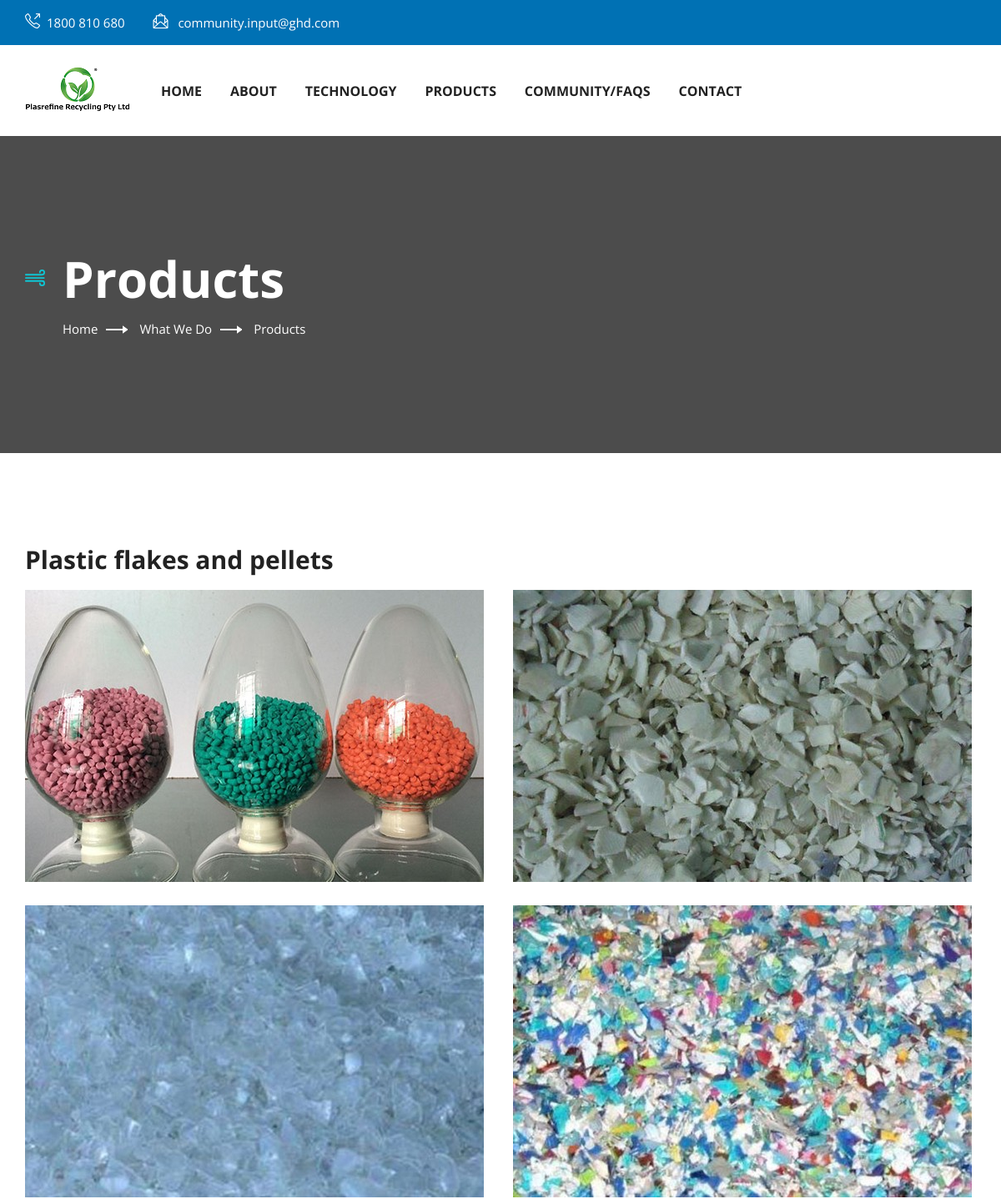
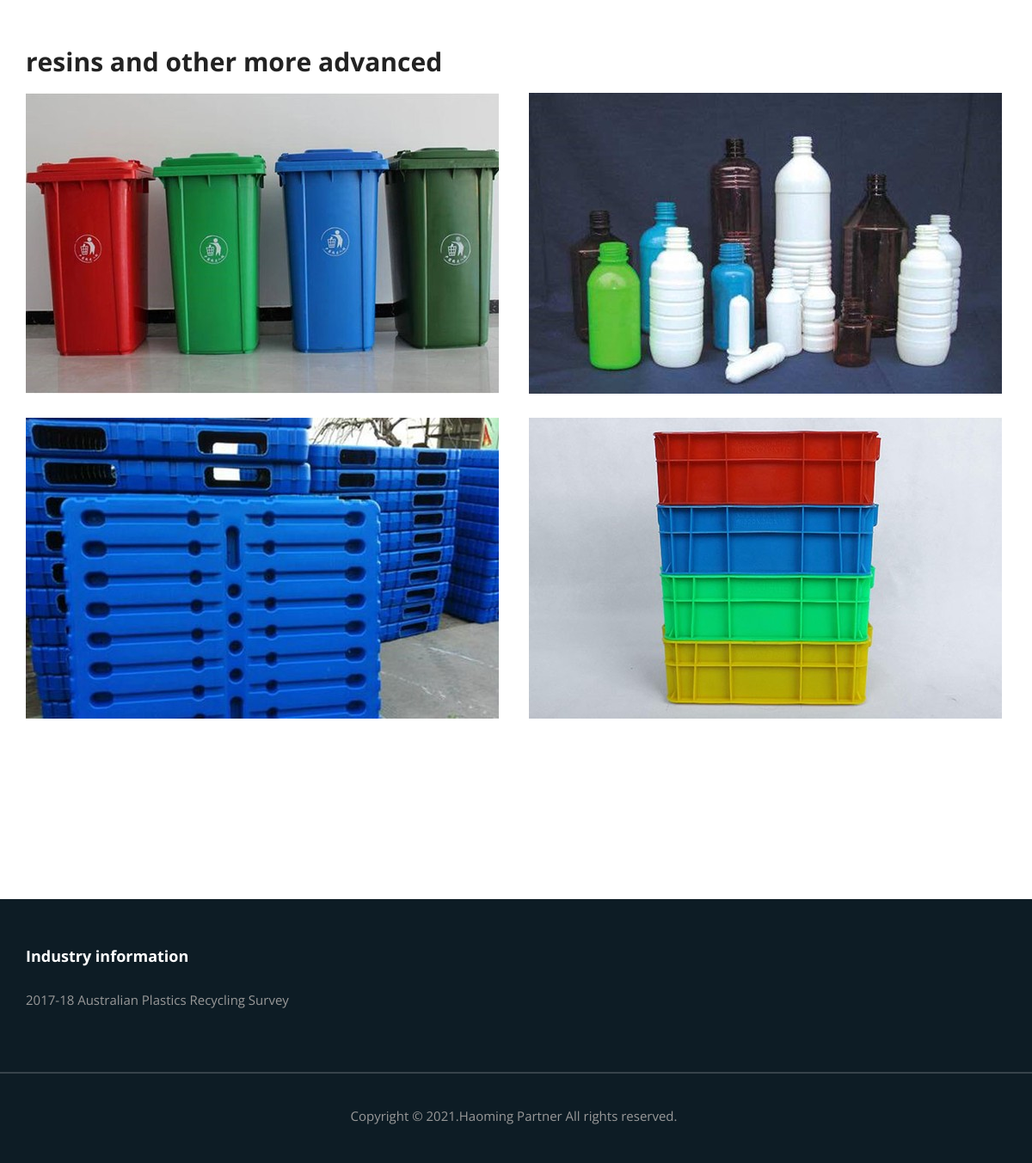
Screenshot of /products/ with the database file from the repository (2 pictures, top to bottom).
### web/models.py (models this page shows, shortened)
class WebSetting(models.Model):
    SettingName = models.CharField(max_length=60, verbose_name="配置名称")
    title = models.CharField(max_length=60, verbose_name="网站名称")
    phone = models.CharField(max_length=60,verbose_name='电话')
    email = models.CharField(max_length=60,verbose_name='邮箱')
    logo = models.ImageField(help_text="LOGO 分辨率:180*55", upload_to='Image/logo')
    def admin_sample(self):
        return mark_safe('<img src="/media/%s" height="55" width="150" />' % self.logo)
    admin_sample.short_description = 'Logo'
    admin_sample.allow_tags = True
    def __str__(self):
        return self.SettingName
    class Meta:
        verbose_name = 'Settings'
        verbose_name_plural = 'Settings'

class ProductsPage(models.Model):
    text1 = models.CharField("文本1", max_length=30)
    img1 = ProcessedImageField(
        upload_to='Image/product',
        processors=[ResizeToFill(550, 350)],
        format='JPEG',
        options={'quality': 90},
        verbose_name="图片1"
    )
    img2 = ProcessedImageField(
        upload_to='Image/product',
        processors=[ResizeToFill(550, 350)],
        format='JPEG',
        options={'quality': 90},
        verbose_name="图片2"
    )
    img3 = ProcessedImageField(
        upload_to='Image/product',
        processors=[ResizeToFill(550, 350)],
        format='JPEG',
        options={'quality': 90},
        verbose_name="图片3"
    )
    img4 = ProcessedImageField(
        upload_to='Image/product',
        processors=[ResizeToFill(550, 350)],
        format='JPEG',
        options={'quality': 90},
        verbose_name="图片4"
    )
    text2 = models.CharField("文本1", max_length=30)
    img5 = ProcessedImageField(
        upload_to='Image/product',
        processors=[ResizeToFill(550, 350)],
        format='JPEG',
        options={'quality': 90},
        verbose_name="图片1"
    )
    img6 = ProcessedImageField(
        upload_to='Image/product',
        processors=[ResizeToFill(550, 350)],
        format='JPEG',
        options={'quality': 90},
        verbose_name="图片2"
    )
    img7 = ProcessedImageField(
        upload_to='Image/product',
        processors=[ResizeToFill(550, 350)],
        format='JPEG',
        options={'quality': 90},
        verbose_name="图片3"
    )
    img8 = ProcessedImageField(
        upload_to='Image/product',
        processors=[ResizeToFill(550, 350)],
        format='JPEG',
        options={'quality': 90},
        verbose_name="图片4"
    )
    class Meta:
        verbose_name = 'products'
        verbose_name_plural = 'products'

class Blog(models.Model):
    title = models.CharField("标题", max_length=100, unique=False)
    files = models.FileField(upload_to="File")
    introduction = models.CharField("简介", max_length=300)
    add_date = models.DateTimeField('保存日期', default=timezone.now)
    mod_date = models.DateTimeField('最后修改日期', auto_now=True)
    def __str__(self):
        return self.title
    class Meta:
        verbose_name = 'COMMUNITY/FAQS'
        verbose_name_plural = 'COMMUNITY/FAQS'

### web/views.py (the view)
# urls.py: path('products/', views.products, name='about'),
def products(request):
    data = ProductsPage.objects.first()
    return render(request, 'products.html', {"data": data})

### web/templatetags/index_tags.py (called while the page is built)
@register.simple_tag
def get_news4_tag():
    news4 = Blog.objects.order_by('-id')[:list_count]
    print("news4", news4)
    return news4

@register.simple_tag
def get_settings():
    print(settings.WEBSETTING_INDEX)
    set = WebSetting.objects.filter(id=settings.WEBSETTING_INDEX).first()
    print(set)
    return set

### web/templates/products.html
{% extends "base.html" %}
{% load static %}
{% block content %}
<section id="breadcrumb" class="breadcrumb-section position-relative" data-background="{% static 'assets/img/background/bcbg.jpg' %}">
    <div class="background_overlay"></div>
    <div class="container">
        <div class="breadcrumb-content headline">
            <h2 class="breadcrumb-title">Products</h2>
            <div class="breadcrumb_item ul-li">
                <ul class="breadcrumb">
                    <li class="breadcrumb-item"><a href="#">Home</a></li>
                    <li class="breadcrumb-item"><a href="#">What We Do</a></li>
                    <li class="breadcrumb-item active">Products</li>
                </ul>
            </div>
        </div>
    </div>
</section>
<section id="service-details" class="service-details-section">
    <div class="container">
        <div class="row">
            <div class="col-lg-12 col-md-12">
                <div class="service-single-content">
                    <h4>{{ data.text1 }}</h4>
                    <div class="row">
                        <div class="col-md-6">
                            <img src="media/{{ data.img1 }}" alt="">
                        </div>
                        <div class="col-md-6">
                            <img src="media/{{ data.img2 }}" alt="">
                        </div>
                        <br/>
                    </div>
                    <br/>
                    <div class="row">
                        <div class="col-md-6">
                            <img src="media/{{ data.img3 }}" alt="">
                        </div>
                        <div class="col-md-6">
                            <img src="media/{{ data.img4 }}" alt="">
                        </div>
                    </div>
                    <br/><br/>
                    <h4>{{ data.text2 }}</h4>
                    <div class="row">
                        <div class="col-md-6">
                            <img src="media/{{ data.img5 }}" alt="">
                        </div>
                        <div class="col-md-6">
                            <img src="media/{{ data.img6 }}" alt="">
                        </div>
                    </div>
                    <br/>
                    <div class="row">
                        <div class="col-md-6">
                            <img src="media/{{ data.img7 }}" alt="">
                        </div>
                        <div class="col-md-6">
                            <img src="media/{{ data.img8 }}" alt="">
                        </div>
                    </div>
                </div>
            </div>
        </div>
    </div>
</section>
{% endblock content %}

### web/templates/base.html (shortened to what this page needs)
{% load static %}
{% load index_tags %}
{% get_news4_tag as news4 %}
{% get_settings as settings %}
<!DOCTYPE html>
<html lang="en">
<head>
    <link rel="stylesheet" href="{% static 'assets/css/owl.carousel.css' %}">
    <link rel="stylesheet" href="{% static 'assets/css/fontawesome-all.css' %}">
    <link rel="stylesheet" href="{% static 'assets/css/simple-line-icons.css' %}">
    <link rel="stylesheet" href="{% static 'assets/css/animate.css' %}">
    <link rel="stylesheet" href="{% static 'assets/css/flaticon.css' %}">
    <link rel="stylesheet" href="{% static 'assets/css/bootstrap.min.css' %}">
    <link rel="stylesheet" href="{% static 'assets/css/video.min.css' %}">
    <link rel="stylesheet" href="{% static 'assets/css/lightbox.css' %}">
    <link rel="stylesheet" href="{% static 'assets/css/style.css' %}">
</head>
<body>
<header id="header_id" class="main_header header_style_one">
    <div class="header_top">
        <div class="container">
            <div class="row">
                <div class="col-md-6">
                    <div class="header_top_contact ul-li clearfix">
                        <ul>
                            <li><i class="icon-call-out"></i>{{ settings.phone }}</li>
                            <li><i class="icon-envelope-letter"></i> <a
                                    href="mailto:{{ settings.email }}">{{ settings.email }}</a>
                            </li>
                        </ul>
                    </div>
                </div>
            </div>
        </div>
    </div>
    <div class="site-main-menu clearfix">
        <div class="container">
            <div class="brand-logo float-left">
                <a href="/"><img src="/media/{{ settings.logo }}" alt=""></a>
            </div>
            <nav class="main_navigation desktop-menu ul-li">
                <ul id="main-nav" class="navbar-nav text-uppercase clearfix">
                    <li><a href="/">Home</a></li>
                    <li><a href="/about/">About</a></li>
                    <li><a href="/technology/">Technology</a></li>
                    <li><a href="/products/">Products</a></li>
                    <li><a href="/news/">COMMUNITY/FAQS</a></li>
                    <li><a href="/contact/">Contact</a></li>
                </ul>
            </nav>
        </div>
    </div>
</header>
{% block content %}
{% endblock content %}
<footer id="footer-id" class="footer-section">
    <div class="footer-content">
        <div class="container">
            <br/><br/>
            <div class="footer-widget-area">
                <div class="row">
                    <div class="col-lg-6 col-md-6">
                        <div class="footer-widget-item pera-content">
                            <div class="footer-menu-widget ul-li-block">
                                <h3 class="el-widget-title"><a href="/news/">Industry information</a></h3>
                                <ul>
                                    {% for i in news4 %}
                                        <li><a href="/news/detail/{{ i.id }}">{{ i.title }}</a></li>
                                    {% endfor %}
                                </ul>
                            </div>
                        </div>
                    </div>
                </div>
            </div>
        </div>
    </div>
    <div class="footer-copyright-text text-center">
        <p>Copyright &copy; 2021.Haoming Partner All rights reserved.</p>
    </div>
</footer>
</body>
</html>

### web/static/assets/css/lightbox.css (style rules this page uses)
body:after { content: url(../img/close.png) url(../img/loading.gif) url(../img/prev.png) url(../img/next.png); display: none; }

### rows the page displays
WebSetting: phone "1800 810 680", email "community.input@ghd.com", logo (picture)
ProductsPage: text1 "Plastic flakes and pellets", img1 (picture), img2 (picture), img3 (picture), img4 (picture), text2 "resins and other more advanced", img5 (picture), img6 (picture), img7 (picture), img8 (picture)
Blog: title "2017-18 Australian Plastics Recycling Survey"
